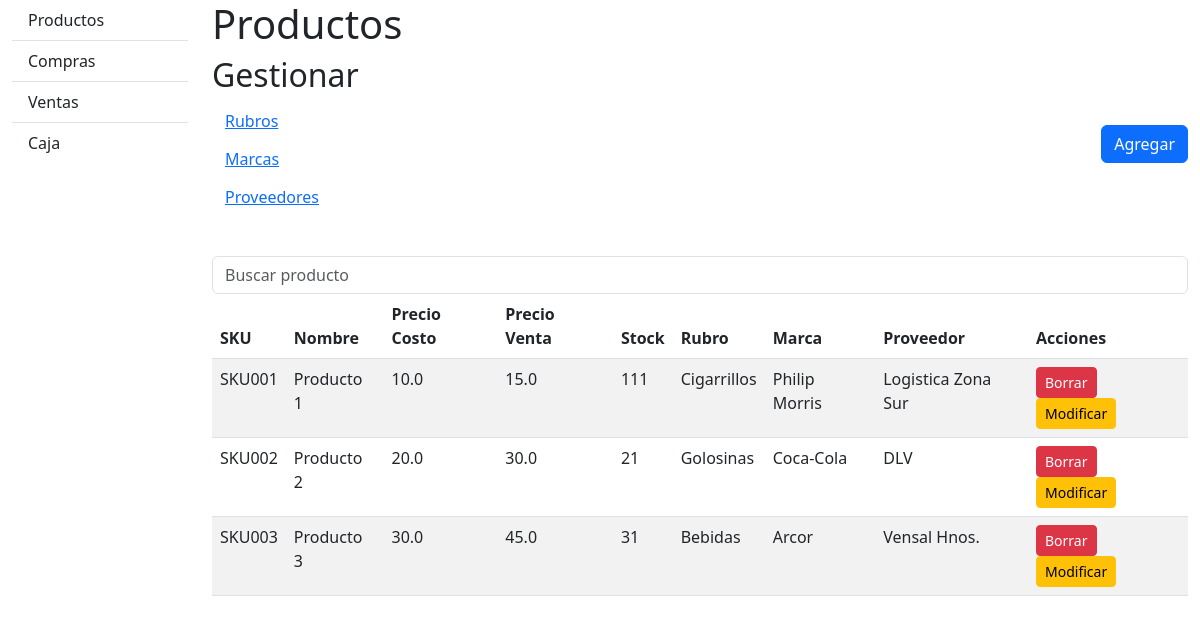
Before: /productos with the older database file.
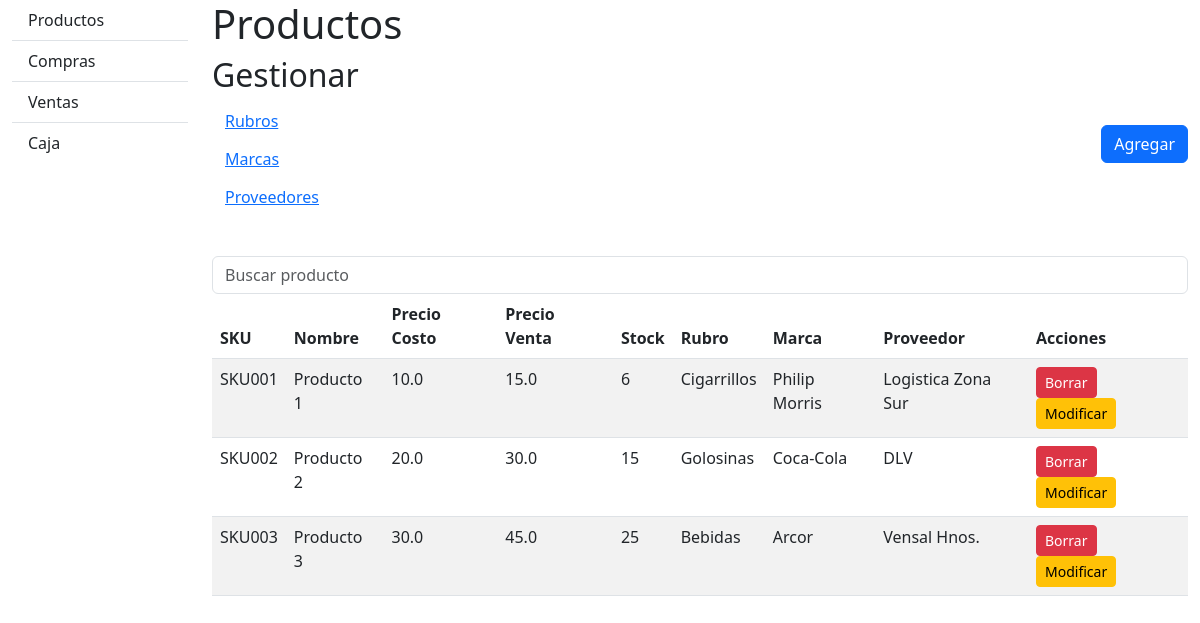
After: the same page with the newer database file.
### database_setup.py (models this page shows)
class Producto(Base):
    __tablename__ = 'Productos'
    id = Column(Integer, primary_key=True, autoincrement=True)
    sku = Column(String, nullable=False)
    nombre = Column(String, nullable=False)
    precio_costo = Column(Float, nullable=False)
    precio_venta = Column(Float, nullable=False)
    stock = Column(Integer, nullable=True, default=0)
    idrubro = Column(Integer, ForeignKey('Rubro.id'))
    idmarca = Column(Integer, ForeignKey('Marca.id'))
    idproveedor = Column(Integer, ForeignKey('Proveedor.id'))
    rubro = relationship('Rubro')
    marca = relationship('Marca')
    proveedor = relationship('Proveedor')
    detalles = relationship('DetalleCompra', back_populates='producto')

class Rubro(Base):
    __tablename__ = 'Rubro'
    id = Column(Integer, primary_key=True, autoincrement=True)
    nombre = Column(String, nullable=False)

class Marca(Base):
    __tablename__ = 'Marca'
    id = Column(Integer, primary_key=True, autoincrement=True)
    nombre = Column(String, nullable=False)

class Proveedor(Base):
    __tablename__ = 'Proveedor'
    id = Column(Integer, primary_key=True, autoincrement=True)
    nombre = Column(String, nullable=False)
    cuit = Column(String, nullable=True)
    compras = relationship('Compra', back_populates='proveedor')

### productos.py (the view)
@productos_bp.route('/productos')
def mostrar_productos():
    productos = session.query(Producto).all()
    return render_template('productos.html', productos=productos)

### templates/productos.html (shortened to what this page needs)
<!DOCTYPE html>
<html lang="en">
<head>
    <link href="https://cdn.jsdelivr.net/npm/bootstrap@5.3.0/dist/css/bootstrap.min.css" rel="stylesheet">
</head>
<body>
    <div class="container-fluid">
        <div class="row">
            <div class="col-md-2">
                {% include 'navbar.html' %}
            </div>
            <div class="col-md-10">
                <h1>Productos</h1>
                <div class="d-flex justify-content-between align-items-center mb-4">
                    <div>
                        <h2>Gestionar</h2>
                        <ul class="list-unstyled">
                            <li><a href="/productos/rubros" class="btn btn-link">Rubros</a></li>
                            <li><a href="/productos/marcas" class="btn btn-link">Marcas</a></li>
                            <li><a href="/productos/proveedores" class="btn btn-link">Proveedores</a></li>
                        </ul>
                    </div>
                    <div>
                        <button class="btn btn-primary" onclick="location.href='/productos/agregar'">Agregar</button>
                    </div>
                </div>
                <div>
                    <input type="text" class="form-control" placeholder="Buscar producto" id="buscarProducto" onkeyup="filtrarProductos()">
                </div>
                <table class="table table-striped">
                    <thead id="tablaEncabezado">
                        <tr>
                            <th>SKU</th>
                            <th>Nombre</th>
                            <th>Precio Costo</th>
                            <th>Precio Venta</th>
                            <th>Stock</th>
                            <th>Rubro</th>
                            <th>Marca</th>
                            <th>Proveedor</th>
                            <th>Acciones</th>
                        </tr>
                    </thead>
                    <tbody>
                        {% for producto in productos %}
                        <tr>
                            <td>{{ producto.sku }}</td>
                            <td>{{ producto.nombre }}</td>
                            <td>{{ producto.precio_costo }}</td>
                            <td>{{ producto.precio_venta }}</td>
                            <td>{{ producto.stock }}</td>
                            <td>{{ producto.rubro.nombre }}</td>
                            <td>{{ producto.marca.nombre }}</td>
                            <td>{{ producto.proveedor.nombre }}</td>
                            <td>
                                <form action="/productos/borrar" method="POST" style="display:inline;">
                                    <button type="submit" class="btn btn-danger btn-sm">Borrar</button>
                                </form>
                                <a href="/productos/modificar/{{ producto.id }}" class="btn btn-warning btn-sm">Modificar</a>
                            </td>
                        </tr>
                        {% endfor %}
                    </tbody>
                </table>
            </div>
        </div>
    </div>
</body>
</html>

Changed rows visible on the page:
changed Producto "SKU001": stock "111" → "6"
changed Producto "SKU002": stock "21" → "15"
changed Producto "SKU003": stock "31" → "25"
